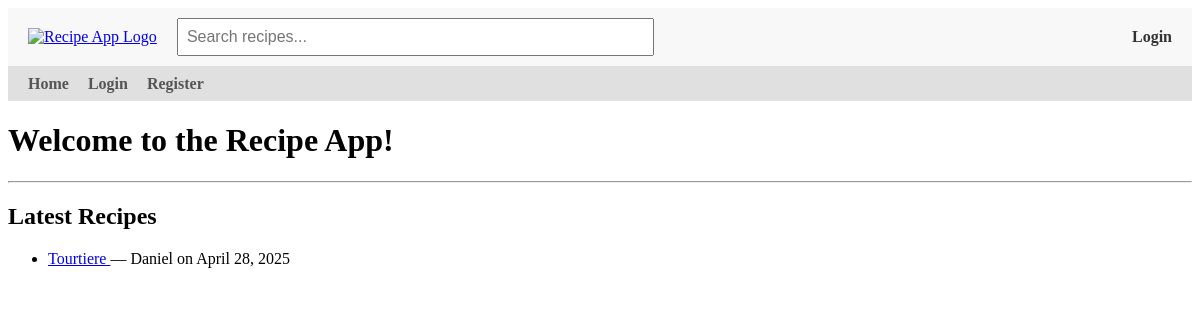
Before: / with the older database file.
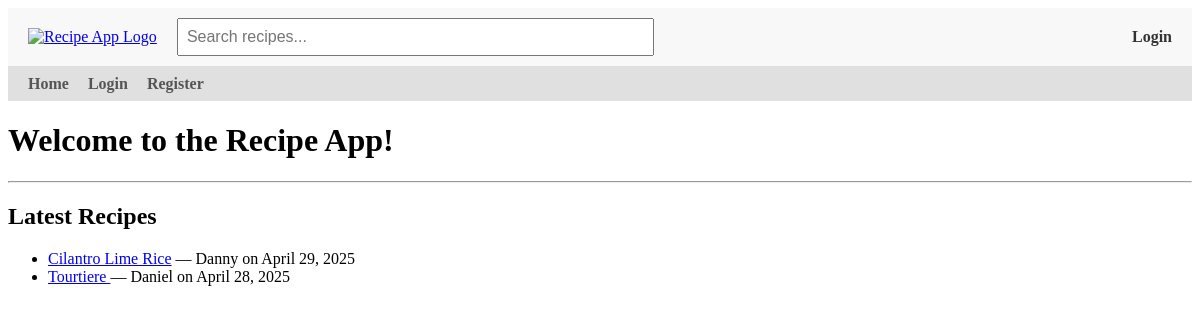
After: the same page with the newer database file.
### models.py (models this page shows)
class Recipe(db.Model):
    id = db.Column(db.Integer, primary_key=True)
    title = db.Column(db.String(100), nullable=False)
    description = db.Column(db.Text, nullable=False)
    ingredients = db.Column(db.Text, nullable=True)
    instructions = db.Column(db.Text, nullable=True)
    created = db.Column(db.DateTime, default=get_local_time)
    user_id = db.Column(db.Integer, db.ForeignKey('user.id'), nullable=False)
    user = db.relationship('User', backref=db.backref('user_recipes', lazy=True))

class User(db.Model, UserMixin):
    id = db.Column(db.Integer, primary_key=True)
    username = db.Column(db.String(20), unique=True, nullable=False)
    email = db.Column(db.String(120), unique=True, nullable=False)
    password = db.Column(db.String(60), nullable=False)
    recipes = db.relationship('Recipe', backref='author', lazy=True)

### app.py (the view)
@app.route('/', methods=['GET','POST'])
def home():
    recipes = Recipe.query.order_by(Recipe.created.desc()).all()
    return render_template('home.html', recipes=recipes)

### app.py (called while the page is built)
@app.context_processor
def inject_user():
    return dict(current_user=current_user)

### templates/home.html (shortened to what this page needs)
{% extends "base.html" %}
{% block content %}
<h1>Welcome to the Recipe App!</h1>
<hr>
<h2>Latest Recipes</h2>
{% if recipes %}
    <ul>
    {% for recipe in recipes %}
        <li>
            <a href="{{ url_for('recipe_details', id=recipe.id) }}">{{ recipe.title }}</a>
            —
            {% if current_user.is_authenticated %}
                <a href="{{ url_for('user_recipes', user_id=recipe.user.id) }}">{{ recipe.user.username }}</a>
            {% else %}
                {{ recipe.user.username }}
            {% endif %}
            on {{ recipe.created.strftime('%B %d, %Y') }}
        </li>
    {% endfor %}
    </ul>
{% endif %}
{% endblock %}

### templates/base.html (shortened to what this page needs)
<!DOCTYPE html>
<html lang="en">
<head>
</head>
<body>
    <div class="top-navbar">
        <div class="logo">
            <a href="{{ url_for('home') }}">
                <img src="{{ url_for('static', filename='logo.png') }}" alt="Recipe App Logo">
            </a>
        </div>
        <div class="search-bar">
            <form action="{{ url_for('visitor_recipes') }}" method="get">
                <input type="text" name="q" placeholder="Search recipes...">
            </form>
        </div>
        <div class="login-link">
            {% if current_user.is_authenticated %}
                <a href="{{ url_for('logout') }}">Logout</a>
            {% elif session.get('visitor_email') %}
                <a href="{{ url_for('logout') }}">Exit Visitor Mode</a>
            {% else %}
                <a href="{{ url_for('login') }}">Login</a>
            {% endif %}
        </div>
    </div>
    <div class="bottom-navbar">
    <a href="{{ url_for('home') }}" {% if request.endpoint == 'home' %}class="active"{% endif %}>Home</a>
    {% if current_user.is_authenticated %}
        <a href="{{ url_for('recipes') }}" {% if request.endpoint == 'recipes' %}class="active"{% endif %}>My Recipes</a>
        <a href="{{ url_for('make_recipe') }}" {% if request.endpoint == 'make_recipe' %}class="active"{% endif %}>Make Recipe</a>
        <a href="{{ url_for('logout') }}">Logout</a>
    {% elif session.get('visitor_email') %}
        <a href="{{ url_for('visitor_recipes') }}" {% if request.endpoint == 'visitor_recipes' %}class="active"{% endif %}>Visitor Recipes</a>
        <a href="{{ url_for('logout') }}">Exit Visitor Mode</a>
    {% else %}
        <a href="{{ url_for('login') }}" {% if request.endpoint == 'login' %}class="active"{% endif %}>Login</a>
        <a href="{{ url_for('register') }}" {% if request.endpoint == 'register' %}class="active"{% endif %}>Register</a>
    {% endif %}
    </div>
    {% block content %}{% endblock %}
</body>
</html>

### templates/base.html (style rules this page uses)
.top-navbar { display: flex; align-items: center; justify-content: space-between; padding: 10px 20px; background-color: #f8f8f8; border-bottom: 1px solid #ddd; }
.top-navbar .logo img { height: 50px; }
.top-navbar .search-bar { flex: 1; margin: 0 20px; }
.top-navbar .search-bar input[type="text"] { width: 50%; padding: 8px; font-size: 16px; }
.top-navbar .login-link a { margin-left: 20px; text-decoration: none; font-weight: bold; color: #333; }
.bottom-navbar { background-color: #e0e0e0; padding: 8px 20px; }
.bottom-navbar a { margin-right: 15px; text-decoration: none; font-weight: bold; color: #555; }

Changed rows visible on the page:
added Recipe: title "Cilantro Lime Rice", user.username "Danny", created "April 29, 2025"
